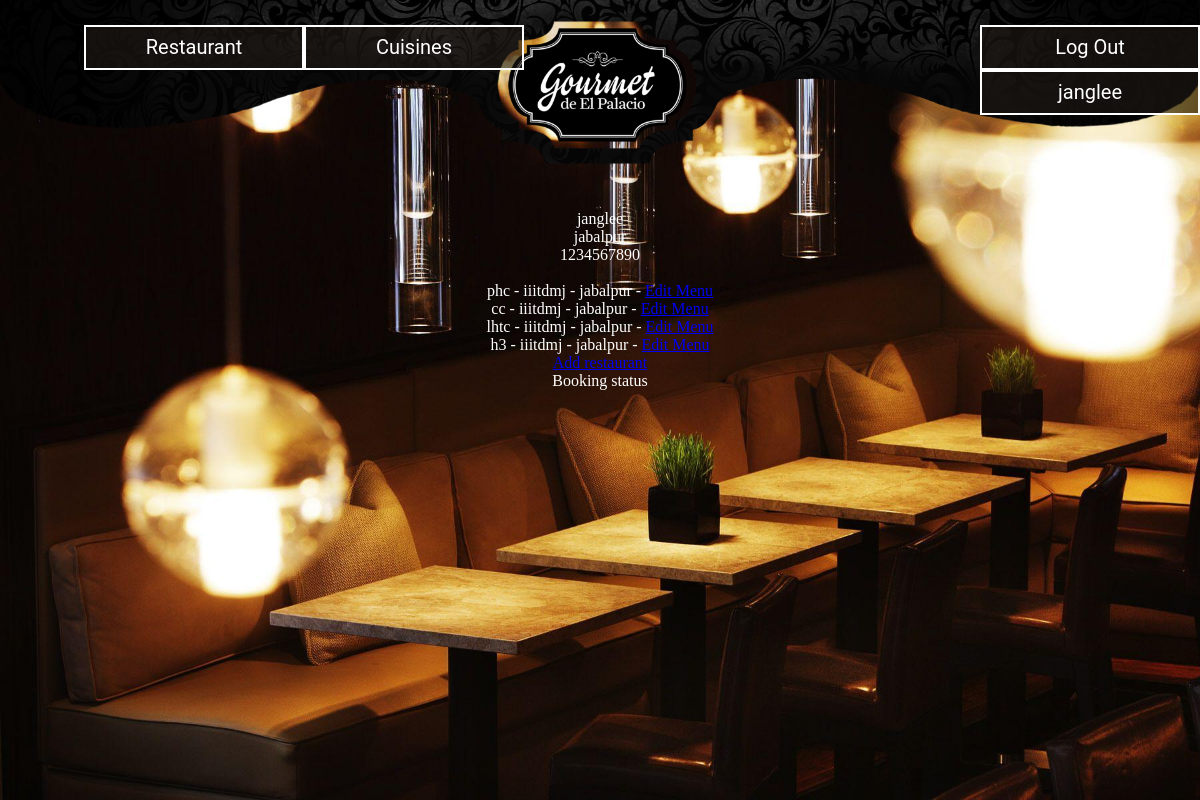
/user.php (signed in), run on the app's committed database.
### tables this page shows
CREATE TABLE IF NOT EXISTS `restaurant` (
  `id` int(11) NOT NULL AUTO_INCREMENT,
  `name` varchar(50) NOT NULL,
  `address` varchar(200)  NOT NULL,
  `mobile_no` int(10)  DEFAULT NULL,
  `star` int(11) DEFAULT NULL,
  `city` varchar(20) DEFAULT NULL,
  `open_time` time NOT NULL,
  `close_time` time NOT NULL,
  `veg_nonveg` varchar(6) DEFAULT 'veg',
  PRIMARY KEY (`id`),
  UNIQUE(`name`,`address`,`mobile_no`),
  check (star<=5 && star >= 0)
);

### user.php (the view, shortened to what this page needs)
<!DOCTYPE html>
<html>
<head>
    <link type="text/css" rel="stylesheet" href="css/rest_list.css" />
    <link type="text/css" rel="stylesheet" href="css/user.css" />
</head>
<body>
    <div class="header">
      <div class="header_top" >
        <div class="left_buttons">
          <a href="./food_list.php" class="header_hover" >Cuisines</a>
          <a href="./rest_list.php">Restaurant</a>
        </div>
        <div class="right_buttons">
          <?php
            include('login_buttons.php');
          ?>
        </div>
      </div>
    </div>
    <div class="headerbg"></div>
    <center>
<div style="color:white;">
	<?php
	include('PhpMysqlConnectivity.php');
    echo $_SESSION['u_id'].'<br>';
    echo $_SESSION['u_city'].'<br>';
    echo $_SESSION['u_mobno'].'<br>';
    echo $_SESSION['u_name'].'<br>';
    $id = $_SESSION['u_id'];
	$q = "SELECT r.id, r.name, r.address, r.city FROM restaurant r, owner o WHERE '$id' = o.u_id AND o.r_id = r.id";
    $result = mysqli_query($link,$q);
    while($row = mysqli_fetch_row($result)){
		echo $row[1].' - '.$row[2].' - '.$row[3].' - ';
		echo '<a href="./restaurant.php?r_id='.$row[0].'">Edit Menu</a><br>';
	}
  echo '<a href="./add_rest_form.php?u_id="'.$id.'>Add restaurant</a>';
  echo '<br>Booking status';
  ?>
</div>
 <br><br>
 </center>
 </body>
 </html>

### css/rest_list.css (style rules this page uses)
body { background-color: rgb(50, 50, 50); margin:0px; }
.header { margin:0px; padding:0px; border:0px; text-align: center; position : static; background-color: rgba(70, 60, 40, 0); height: 210px; width : 100%; }
.headerbg { background-image: url("../images/header/1.jpg"); background-repeat: no-repeat; background-size: cover; background-attachment: fixed, scroll; top: 0; z-index: -1; position : fixed; height: 100%; width: 100%; }
.header_top { background-image: url("../images/page_top_bg.png"); background-size: 100%; position: static; top: 0px; background-repeat: no-repeat; height: inherit; width: 100%; z-index: 9; }
.header_top .right_buttons { position: absolute; top: 25px; left: 64%; text-align: right; }
.header_top .left_buttons { position: absolute; top: 25px; left: 7%; text-align: left; }
.header a { text-align: center; vertical-align: middle; background: rgba(0, 0, 0, .2); border: 2px solid #fff; font-family: "Roboto", sans-serif; font-style: normal; font-size: 20px; position: relative; float: right; border: 0; padding: 8px; height: 25px; width: 200px; color: #fff; background: rgba(30, 25, 20, 0.6); border: 2px solid #fff; transition: background 0.2s ease-in-out; text-decoration: none; }

### data on the page
restaurant: name "phc", address "iiitdmj", city "jabalpur"
restaurant: name "cc", address "iiitdmj", city "jabalpur"
restaurant: name "lhtc", address "iiitdmj", city "jabalpur"
restaurant: name "h3", address "iiitdmj", city "jabalpur"

### other printed values
$_SESSION["u_id"] "janglee"
$_SESSION['u_id'] "janglee"
$_SESSION['u_city'] "jabalpur"
$_SESSION['u_mobno'] "1234567890"
